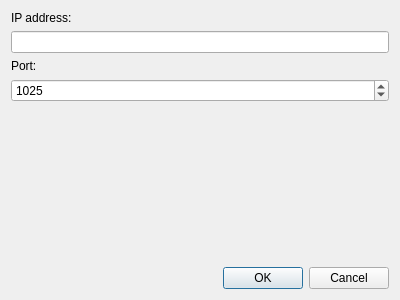
<?xml version="1.0" encoding="UTF-8"?>
<ui version="4.0">
 <class>SettingsDialog</class>
 <widget class="QDialog" name="SettingsDialog">
  <property name="windowModality">
   <enum>Qt::ApplicationModal</enum>
  </property>
  <property name="geometry">
   <rect>
    <x>0</x>
    <y>0</y>
    <width>400</width>
    <height>300</height>
   </rect>
  </property>
  <property name="windowTitle">
   <string>Connection settings</string>
  </property>
  <layout class="QVBoxLayout" name="verticalLayout">
   <item>
    <widget class="QLabel" name="label">
     <property name="text">
      <string>IP address:</string>
     </property>
    </widget>
   </item>
   <item>
    <widget class="QLineEdit" name="leIPAddress">
     <property name="inputMask">
      <string/>
     </property>
    </widget>
   </item>
   <item>
    <widget class="QLabel" name="label_2">
     <property name="text">
      <string>Port:</string>
     </property>
    </widget>
   </item>
   <item>
    <widget class="QSpinBox" name="sbPortNo">
     <property name="maximum">
      <number>65535</number>
     </property>
     <property name="value">
      <number>1025</number>
     </property>
    </widget>
   </item>
   <item>
    <spacer name="verticalSpacer">
     <property name="orientation">
      <enum>Qt::Vertical</enum>
     </property>
     <property name="sizeHint" stdset="0">
      <size>
       <width>20</width>
       <height>40</height>
      </size>
     </property>
    </spacer>
   </item>
   <item>
    <widget class="QDialogButtonBox" name="buttonBox">
     <property name="orientation">
      <enum>Qt::Horizontal</enum>
     </property>
     <property name="standardButtons">
      <set>QDialogButtonBox::Cancel|QDialogButtonBox::Ok</set>
     </property>
     <property name="centerButtons">
      <bool>false</bool>
     </property>
    </widget>
   </item>
  </layout>
 </widget>
 <resources/>
 <connections>
  <connection>
   <sender>buttonBox</sender>
   <signal>accepted()</signal>
   <receiver>SettingsDialog</receiver>
   <slot>accept()</slot>
   <hints>
    <hint type="sourcelabel">
     <x>248</x>
     <y>254</y>
    </hint>
    <hint type="destinationlabel">
     <x>157</x>
     <y>274</y>
    </hint>
   </hints>
  </connection>
  <connection>
   <sender>buttonBox</sender>
   <signal>rejected()</signal>
   <receiver>SettingsDialog</receiver>
   <slot>reject()</slot>
   <hints>
    <hint type="sourcelabel">
     <x>316</x>
     <y>260</y>
    </hint>
    <hint type="destinationlabel">
     <x>286</x>
     <y>274</y>
    </hint>
   </hints>
  </connection>
 </connections>
</ui>
